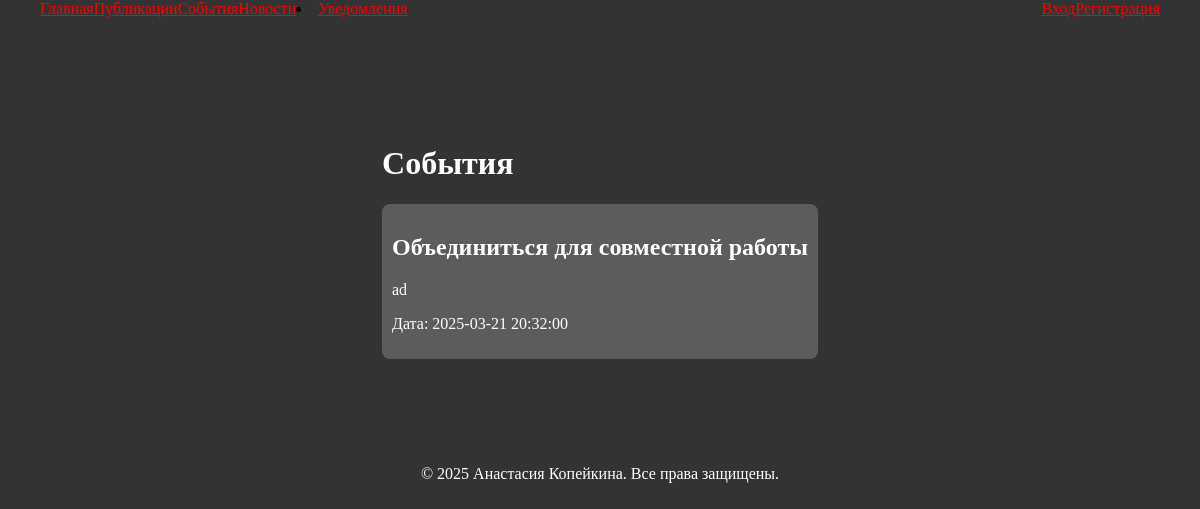
Before: /events with the older database file.
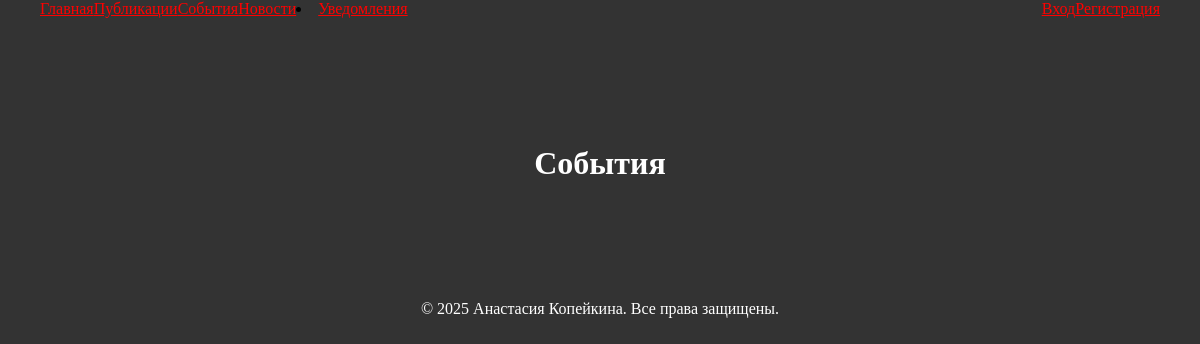
After: the same page with the newer database file.
### application/models.py (models this page shows, shortened)
class Event(db.Model):
    id = db.Column(db.Integer, primary_key=True)
    title = db.Column(db.String(150), nullable=False)
    description = db.Column(db.Text, nullable=True)
    date = db.Column(db.DateTime, nullable=False)
    created_at = db.Column(db.DateTime, default=datetime.now)

### application/views/events.py (the view)
@events_bp.route('/events')
def list_events():
    events = Event.query.order_by(Event.date.desc()).all()
    return render_template('events.html', events=events)

### application/templates/events.html (shortened to what this page needs)
{% extends 'base.html' %}
{% block content %}
<div class="home-container" style="max-width: 1200px; margin: 0 auto; padding: 40px 20px;">
    <h1>События</h1>
    <div class="feature ant-row" style="display: flex; flex-direction: column; align-items: center; justify-content: space-between; border-radius: 8px;">
        {% for event in events %}
        <div class="feature ant-col" style="padding: 10px; margin-bottom: 10px; background-color: #5c5c5c; border-radius: 8px;">
            <h2 style="color: #ffffff;">{{ event.title }}</h2>
            <p style="color: #ffffff;">{{ event.description }}</p>
            <p style="color: #ffffff;">Дата: {{ event.date }}</p>
        </div>
        {% endfor %}
    </div>
</div>
{% endblock %}

Changed rows visible on the page:
removed Event: title "Объединиться для совместной работы", description "ad", date "2025-03-21 20:32:00"
